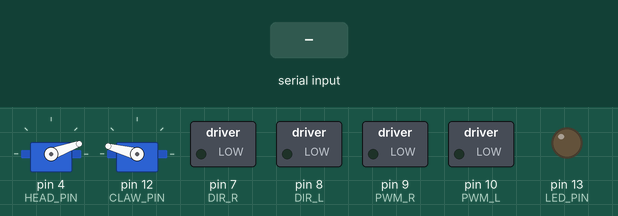
A sketch run on a simulated Arduino Uno, built with avr-gcc and run on an emulated ATmega328P. Shown: 2 × servo, switched loads named in the sketch (green lamp = pin HIGH), output pins drawn as LEDs (lit = HIGH). The test bench sets the inputs (shaded band). What the sketch prints to the serial monitor is not drawn.

Above: at 5.7 s.
5.8 s: "v\n" received over Serial
At 8.2 s:
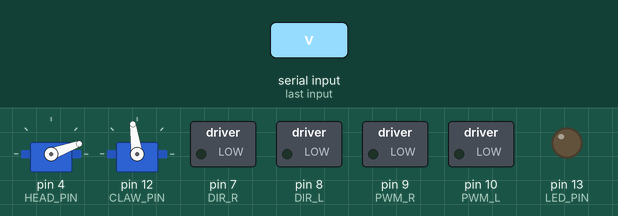
8.8 s: "w90\n" received over the second serial link
At 10.0 s:
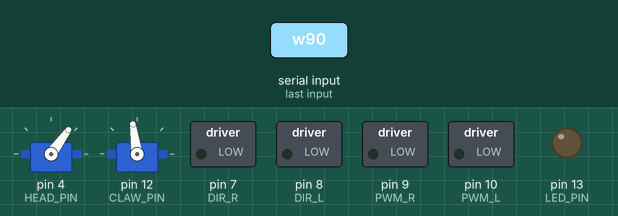
10.9 s: "c\n" received over Serial
At 13.4 s:
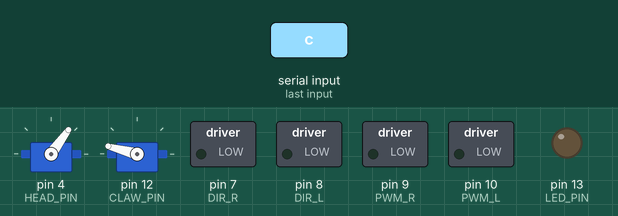
13.9 s: "z90\n" received over the second serial link
At 14.3 s:
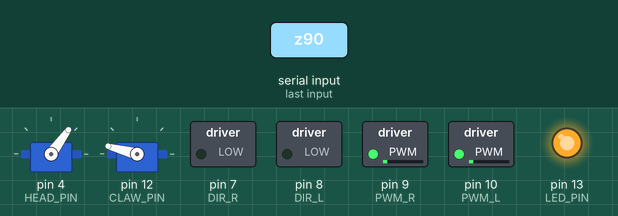
15.4 s: "x\n" received over Serial
At 17.2 s:
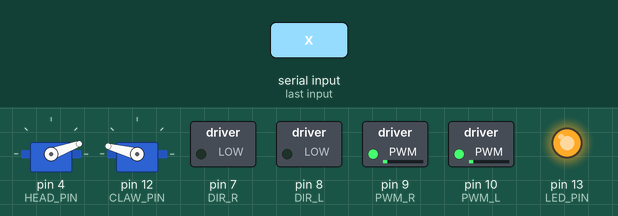
17.5 s: "5\n" received over the second serial link
At 18.3 s:
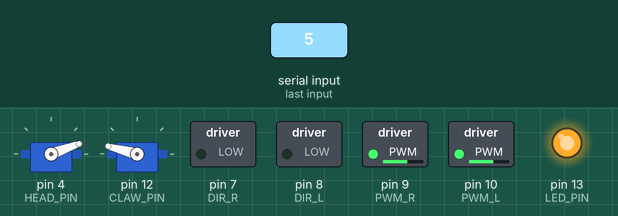
Timing chart, 0 to 20.4 s (numbered marks = the images above; inputs shaded):
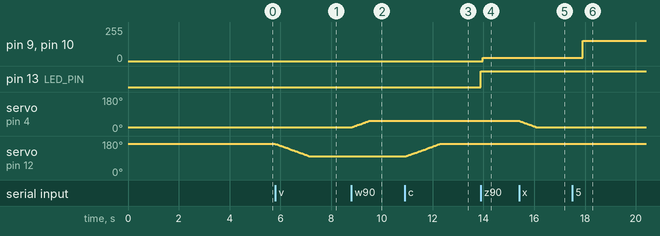

The sketch:

robot_chenillette.ino
```cpp
#include <SoftwareSerial.h>
#include <ServoTimer2.h>
#include "ZumoMotors.h"  // copie locale : n'entraîne pas la compilation de PololuBuzzer

#define RxD 5  // reçoit la sortie TX du module
#define TxD 6  // vers l'entrée RX du module (pas 7 : direction moteur droit ZumoMotors)

#define LED_PIN      13
#define HEAD_PIN     4
#define CLAW_PIN     12

// Vitesse réglable par l'appli : chiffre '0'..'9' → (n + 1) × SPEED_PER_LEVEL (40..400)
// Elle s'applique à la ligne droite (z/s) comme aux pivots (q/d).
#define SPEED_PER_LEVEL     40
#define SPEED_LEVEL_DEFAULT 4    // 200 au démarrage
#define RAMP_STEP_MS 2    // +1 de vitesse toutes les 2 ms (0→200 en ~400 ms)

// Arrêt de sécurité si aucune commande reçue pendant ce délai en mouvement (0 = désactivé).
// Désactivé : l'appli n'envoie qu'un caractère à l'appui et un espace (stop) au relâchement,
// sans répétition ; une perte de liaison est signalée par le module (+BTSTATE…) → stop.
#define COMMAND_TIMEOUT_MS  0

// ServoTimer2 utilise des microsecondes : 750=0°, 1500=90°, 2250=180°
#define SERVO_180  2250

// Positions de la tête — à calibrer
#define HEAD_DOWN   1100 // commande w
#define HEAD_UP     750  // commande x

// Positions de la pince — augmenter CLAW_CLOSE si le servo force en fermant
#define CLAW_OPEN   SERVO_180
#define CLAW_CLOSE  1550  // ~85° — à calibrer

// Mouvement progressif des servos tant que la touche est maintenue : SERVO_STEP_US toutes les SERVO_STEP_MS
// (10 µs / 20 ms = 500 µs/s : tête ~0,7 s, pince ~1,4 s de butée à butée)
#define SERVO_STEP_US  10
#define SERVO_STEP_MS  20

SoftwareSerial blueToothSerial(RxD, TxD);

ZumoMotors motors;

ServoTimer2 headservo;
ServoTimer2 clawservo;

int headPos = HEAD_UP;
int headTarget = HEAD_UP;
int clawPos = CLAW_OPEN;
int clawTarget = CLAW_OPEN;
unsigned long lastServoStepMs = 0;

int currentSpeed = 0;  // vitesse commune des deux moteurs en ligne droite
int targetSpeed = 0;
unsigned long lastRampMs = 0;

int moveSpeed = (SPEED_LEVEL_DEFAULT + 1) * SPEED_PER_LEVEL;

bool pivoting = false;
int pivotDir = 0;  // +1 = droite, -1 = gauche

unsigned long lastCommandMs = 0;

void setup() {
  pinMode(LED_PIN, OUTPUT);

  Serial.begin(9600);

  // Bluetooth d'abord : l'appel de courant des servos pendant l'activation du module
  // provoquait une chute de tension et un redémarrage en boucle de la carte
  setupBlueToothConnection();

  // Servos ensuite, un par un, pour étaler l'appel de courant
  headservo.attach(HEAD_PIN);
  headservo.write(headPos);
  delay(500);
  clawservo.attach(CLAW_PIN);
  clawservo.write(clawPos);
}

void handleCommand(char c) {
  // Fins de ligne envoyées par le moniteur série ou l'appli BT : ignorées
  if (c == '\r' || c == '\n') return;

  lastCommandMs = millis();
  Serial.print(c);

  // Chiffre : réglage de la vitesse, sans interrompre le mouvement en cours
  if (c >= '0' && c <= '9') {
    setSpeedLevel(c - '0');
    return;
  }

  switch (c) {
    case 'z':
      drive(moveSpeed);
      break;

    case 's':
      drive(-moveSpeed);
      break;

    case 'd':
      startPivot(1);
      break;

    case 'q':
      startPivot(-1);
      break;

    // Servos : se déplacent vers la butée tant que la touche est maintenue (espace au relâchement)
    case 'w':
      headTarget = HEAD_DOWN;
      break;

    case 'x':
      headTarget = HEAD_UP;
      break;

    case 'c':
      clawTarget = CLAW_OPEN;
      break;

    case 'v':
      clawTarget = CLAW_CLOSE;
      break;

    default:
      stopMotors();
      stopServos();
      break;
  }
}

// Ligne droite : la rampe part de la vitesse actuelle (pas d'à-coup si la commande est répétée)
void drive(int speed) {
  digitalWrite(LED_PIN, HIGH);
  pivoting = false;
  targetSpeed = speed;
}

// Pivot sur place : continue jusqu'à la commande suivante (espace envoyé au relâchement)
void startPivot(int dir) {
  digitalWrite(LED_PIN, HIGH);
  currentSpeed = 0;
  targetSpeed = 0;
  pivoting = true;
  pivotDir = dir;
  motors.setSpeeds(dir * moveSpeed, -dir * moveSpeed);
}

// Change la vitesse ; un mouvement en cours la prend en compte immédiatement (rampe en ligne droite)
void setSpeedLevel(int level) {
  moveSpeed = (level + 1) * SPEED_PER_LEVEL;
  if (targetSpeed > 0) targetSpeed = moveSpeed;
  else if (targetSpeed < 0) targetSpeed = -moveSpeed;
  if (pivoting) motors.setSpeeds(pivotDir * moveSpeed, -pivotDir * moveSpeed);
}

void stopMotors() {
  digitalWrite(LED_PIN, LOW);
  currentSpeed = 0;
  targetSpeed = 0;
  pivoting = false;
  motors.setSpeeds(0, 0);
}

// Fige les servos à leur position actuelle
void stopServos() {
  headTarget = headPos;
  clawTarget = clawPos;
}

// Rapproche pos de target d'au plus SERVO_STEP_US ; renvoie true si la position a changé
bool stepToward(int &pos, int target) {
  if (pos == target) return false;
  if (pos < target) pos = min(pos + SERVO_STEP_US, target);
  else pos = max(pos - SERVO_STEP_US, target);
  return true;
}

// Appelée à chaque tour de loop() : déplacement progressif des servos
void updateServos() {
  unsigned long now = millis();
  if (now - lastServoStepMs < SERVO_STEP_MS) return;
  lastServoStepMs = now;
  if (stepToward(headPos, headTarget)) headservo.write(headPos);
  if (stepToward(clawPos, clawTarget)) clawservo.write(clawPos);
}

// Appelée à chaque tour de loop() : fait avancer la rampe et applique l'arrêt de sécurité
void updateMotors() {
  unsigned long now = millis();

  if (!pivoting && currentSpeed != targetSpeed && now - lastRampMs >= RAMP_STEP_MS) {
    lastRampMs = now;
    currentSpeed += (targetSpeed > currentSpeed) ? 1 : -1;
    motors.setSpeeds(currentSpeed, currentSpeed);
  }

  if (COMMAND_TIMEOUT_MS > 0 && (pivoting || currentSpeed != 0 || targetSpeed != 0) &&
      now - lastCommandMs > COMMAND_TIMEOUT_MS) {
    stopMotors();
  }
}

void loop() {
  if (blueToothSerial.available()) {
    handleCommand(blueToothSerial.read());
  }

  if (Serial.available()) {
    handleCommand(Serial.read());
  }

  updateMotors();
  updateServos();
}

void setupBlueToothConnection() {
  blueToothSerial.begin(38400); //Set BluetoothBee BaudRate to default baud rate 38400
  blueToothSerial.print("\r\n+STWMOD=0\r\n"); //set the bluetooth work in slave mode
  blueToothSerial.print("\r\n+STNA=BatMobile\r\n"); //set the bluetooth name as "BatMobile"
  blueToothSerial.print("\r\n+STPIN=0000\r\n");//Set SLAVE pincode"0000"
  blueToothSerial.print("\r\n+STOAUT=1\r\n"); // Permit Paired device to connect me
  blueToothSerial.print("\r\n+STAUTO=0\r\n"); // Auto-connection should be forbidden here
  delay(2000); // This delay is required.
  blueToothSerial.print("\r\n+INQ=1\r\n"); //make the slave bluetooth inquirable
  Serial.println("The slave bluetooth is inquirable!");
  delay(2000); // This delay is required.
  // Vide les réponses AT du module pour qu'elles ne soient pas lues comme des commandes
  while (blueToothSerial.available()) blueToothSerial.read();
}
```

ZumoMotors.cpp
```cpp
// (licence header left out)
#include "ZumoMotors.h"

#define PWM_L 10
#define PWM_R 9
#define DIR_L 8
#define DIR_R 7

#if defined(__AVR_ATmega168__) || defined(__AVR_ATmega328P__) || defined (__AVR_ATmega32U4__)
  #define USE_20KHZ_PWM
#endif

static boolean flipLeft = false;
static boolean flipRight = false;

// constructor (doesn't do anything)
ZumoMotors::ZumoMotors()
{
}

// initialize timer1 to generate the proper PWM outputs to the motor drivers
void ZumoMotors::init2()
{
  pinMode(PWM_L,  OUTPUT);
  pinMode(PWM_R,  OUTPUT);
  pinMode(DIR_L, OUTPUT);
  pinMode(DIR_R, OUTPUT);

#ifdef USE_20KHZ_PWM
  // Timer 1 configuration
  // prescaler: clockI/O / 1
  // outputs enabled
  // phase-correct PWM
  // top of 400
  //
  // PWM frequency calculation
  // 16MHz / 1 (prescaler) / 2 (phase-correct) / 400 (top) = 20kHz
  TCCR1A = 0b10100000;
  TCCR1B = 0b00010001;
  ICR1 = 400;
#endif
}

// enable/disable flipping of left motor
void ZumoMotors::flipLeftMotor(boolean flip)
{
  flipLeft = flip;
}

// enable/disable flipping of right motor
void ZumoMotors::flipRightMotor(boolean flip)
{
  flipRight = flip;
}

// set speed for left motor; speed is a number between -400 and 400
void ZumoMotors::setLeftSpeed(int speed)
{
  init(); // initialize if necessary

  boolean reverse = 0;

  if (speed < 0)
  {
    speed = -speed; // make speed a positive quantity
    reverse = 1;    // preserve the direction
  }
  if (speed > 400)  // Max
    speed = 400;

#ifdef USE_20KHZ_PWM
  OCR1B = speed;
#else
  analogWrite(PWM_L, speed * 51 / 80); // default to using analogWrite, mapping 400 to 255
#endif

  if (reverse ^ flipLeft) // flip if speed was negative or flipLeft setting is active, but not both
    digitalWrite(DIR_L, HIGH);
  else
    digitalWrite(DIR_L, LOW);
}

// set speed for right motor; speed is a number between -400 and 400
void ZumoMotors::setRightSpeed(int speed)
{
  init(); // initialize if necessary

  boolean reverse = 0;

  if (speed < 0)
  {
    speed = -speed;  // Make speed a positive quantity
    reverse = 1;  // Preserve the direction
  }
  if (speed > 400)  // Max PWM dutycycle
    speed = 400;

#ifdef USE_20KHZ_PWM
  OCR1A = speed;
#else
  analogWrite(PWM_R, speed * 51 / 80); // default to using analogWrite, mapping 400 to 255
#endif

  if (reverse ^ flipRight) // flip if speed was negative or flipRight setting is active, but not both
    digitalWrite(DIR_R, HIGH);
  else
    digitalWrite(DIR_R, LOW);
}

// set speed for both motors
void ZumoMotors::setSpeeds(int leftSpeed, int rightSpeed)
{
  setLeftSpeed(leftSpeed);
  setRightSpeed(rightSpeed);
}
```

ZumoMotors.h
```cpp
// (licence header left out)
/*! \file ZumoMotors.h
 *
 * See the ZumoMotors class reference for more information about this library.
 *
 * \class ZumoMotors ZumoMotors.h
 * \brief Control motor speed and direction
 *
 */

#ifndef ZumoMotors_h
#define ZumoMotors_h

#include <Arduino.h>

class ZumoMotors
{
  public:

    // constructor (doesn't do anything)
    ZumoMotors();

    // enable/disable flipping of motors
    static void flipLeftMotor(boolean flip);
    static void flipRightMotor(boolean flip);

    // set speed for left, right, or both motors
    static void setLeftSpeed(int speed);
    static void setRightSpeed(int speed);
    static void setSpeeds(int leftSpeed, int rightSpeed);

  private:

    static inline void init()
    {
      static boolean initialized = false;

      if (!initialized)
      {
        initialized = true;
        init2();
      }
    }

    // initializes timer1 for proper PWM generation
    static void init2();
};

#endif
```

Measured:
- after the input at 5.8 s, servo on pin 12 (CLAW_PIN): moves from 165° to 98° over 1.4 s, starting at once
- after the input at 8.8 s, servo on pin 4 (HEAD_PIN): moves from 20° to 54° over 0.68 s, starting at once
- after the input at 10.9 s, servo on pin 12 (CLAW_PIN): moves from 98° to 165° over 1.4 s, starting at once
- after the input at 13.9 s, pin 9 (PWM_R), pin 10 (PWM_L): 0/255 → 26/255 after 0.08 s; pin 13 (LED_PIN): LOW → HIGH at once
- after the input at 15.4 s, servo on pin 4 (HEAD_PIN): moves from 54° to 20° over 0.68 s, starting at once
- after the input at 17.5 s, pin 9 (PWM_R), pin 10 (PWM_L): 26/255 → 153/255 after 0.40 s
